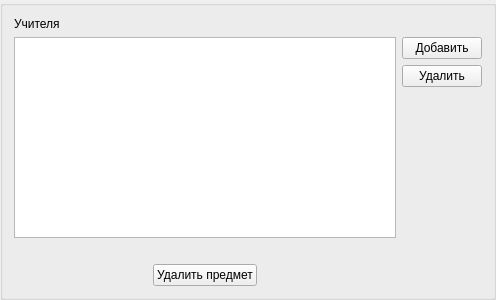
<?xml version="1.0" encoding="UTF-8"?>
<ui version="4.0">
 <class>AdminGroupBox</class>
 <widget class="QGroupBox" name="AdminGroupBox">
  <property name="geometry">
   <rect>
    <x>0</x>
    <y>0</y>
    <width>496</width>
    <height>300</height>
   </rect>
  </property>
  <property name="windowTitle">
   <string>AdminGroupBox</string>
  </property>
  <layout class="QGridLayout" name="gridLayout">
   <item row="6" column="1">
    <widget class="QPushButton" name="dsButton">
     <property name="text">
      <string>Удалить предмет</string>
     </property>
    </widget>
   </item>
   <item row="6" column="0">
    <spacer name="horizontalSpacer">
     <property name="orientation">
      <enum>Qt::Horizontal</enum>
     </property>
     <property name="sizeHint" stdset="0">
      <size>
       <width>40</width>
       <height>20</height>
      </size>
     </property>
    </spacer>
   </item>
   <item row="1" column="3">
    <widget class="QPushButton" name="addButton">
     <property name="text">
      <string>Добавить</string>
     </property>
    </widget>
   </item>
   <item row="2" column="3">
    <widget class="QPushButton" name="delButton">
     <property name="text">
      <string>Удалить</string>
     </property>
    </widget>
   </item>
   <item row="3" column="3">
    <spacer name="verticalSpacer">
     <property name="orientation">
      <enum>Qt::Vertical</enum>
     </property>
     <property name="sizeHint" stdset="0">
      <size>
       <width>48</width>
       <height>171</height>
      </size>
     </property>
    </spacer>
   </item>
   <item row="0" column="0" colspan="2">
    <widget class="QLabel" name="label">
     <property name="text">
      <string>Учителя</string>
     </property>
    </widget>
   </item>
   <item row="6" column="2">
    <spacer name="horizontalSpacer_2">
     <property name="orientation">
      <enum>Qt::Horizontal</enum>
     </property>
     <property name="sizeHint" stdset="0">
      <size>
       <width>40</width>
       <height>20</height>
      </size>
     </property>
    </spacer>
   </item>
   <item row="1" column="0" rowspan="4" colspan="3">
    <widget class="QListWidget" name="teachList"/>
   </item>
   <item row="5" column="0" colspan="4">
    <widget class="QLabel" name="dataLabel">
     <property name="text">
      <string>&lt;No item selected&gt;</string>
     </property>
    </widget>
   </item>
  </layout>
 </widget>
 <layoutdefault spacing="6" margin="11"/>
 <resources/>
 <connections/>
</ui>
